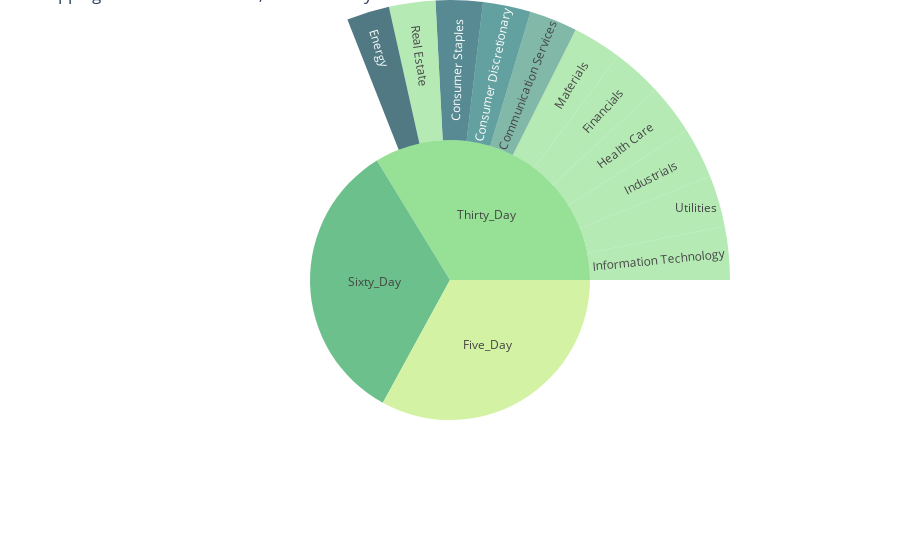

This figure's notebook cell:
### Code cell
import plotly.graph_objects as go
import plotly.express as px
import numpy as np
import pandas as pd
df = plotlydf2
fig = go.Figure(go.Sunburst(
    labels= choices,
    parents=parents,
    values=np.append(
        df.groupby('Type').Percent_Inc.mean().values,
        df.groupby(['Type', 'Sector']).Percent_Inc.mean().values),
    marker=dict(colors=px.colors.sequential.Emrld)),
                layout=go.Layout(paper_bgcolor='rgba(0,0,0,0)',
                                 plot_bgcolor='rgba(0,0,0,0)'))

fig.update_layout(margin=dict(t=0, l=0, r=0, b=0),
                  title_text='Tipping Habbits Per Gender, Time and Day')
fig.show()

### Figure 1 — Plotly figure (JSON) as saved in the notebook; plotly's stock layout.template omitted (floating-point values rounded to 4 significant figures)
{"data": [{"labels": ["Five_Day", "Thirty_Day", "Sixty_Day", "Communication Services", "Consumer Discretionary", "Consumer Staples", "Energy", "Financials", "Health Care", "Industrials", "Information Technology", "Materials", "Real Estate", "Utilities", "Communication Services", "Consumer Discretionary", "Consumer Staples", "Energy", "Financials", "Health Care", "Industrials", "Information Technology", "Materials", "Real Estate", "Utilities", "Communication Services", "Consumer Discretionary", "Consumer Staples", "Energy", "Financials", "Health Care", "Industrials", "Information Technology", "Materials", "Real Estate", "Utilities"], "marker": {"colors": ["rgb(211, 242, 163)", "rgb(151, 225, 150)", "rgb(108, 192, 139)", "rgb(76, 155, 130)", "rgb(33, 122, 121)", "rgb(16, 89, 101)", "rgb(7, 64, 80)"]}, "parents": ["", "", "", "Five_Day", "Five_Day", "Five_Day", "Five_Day", "Five_Day", "Five_Day", "Five_Day", "Five_Day", "Five_Day", "Five_Day", "Five_Day", "Sixty_Day", "Sixty_Day", "Sixty_Day", "Sixty_Day", "Sixty_Day", "Sixty_Day", "Sixty_Day", "Sixty_Day", "Sixty_Day", "Sixty_Day", "Sixty_Day", "Thirty_Day", "Thirty_Day", "Thirty_Day", "Thirty_Day", "Thirty_Day", "Thirty_Day", "Thirty_Day", "Thirty_Day", "Thirty_Day", "Thirty_Day", "Thirty_Day"], "type": "sunburst", "values": [0.5406, 0.5453, 0.5541, 0.537, 0.5297, 0.5359, 0.5041, 0.5386, 0.5507, 0.5532, 0.566, 0.5336, 0.5342, 0.5633, 0.5394, 0.5285, 0.5096, 0.4666, 0.5585, 0.5642, 0.5725, 0.6145, 0.54, 0.5245, 0.5804, 0.5446, 0.5425, 0.5335, 0.486, 0.5644, 0.5725, 0.579, 0.6062, 0.5582, 0.5269, 0.5817]}], "layout": {"margin": {"b": 0, "l": 0, "r": 0, "t": 0}, "paper_bgcolor": "rgba(0,0,0,0)", "plot_bgcolor": "rgba(0,0,0,0)", "title": {"text": "Tipping Habbits Per Gender, Time and Day"}}}
